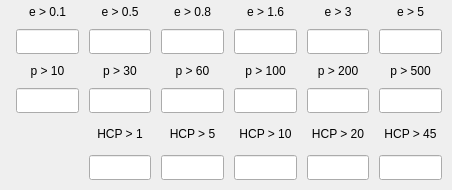
<?xml version="1.0" encoding="UTF-8"?>
<ui version="4.0">
 <class>Form</class>
 <widget class="QWidget" name="Form">
  <property name="geometry">
   <rect>
    <x>0</x>
    <y>0</y>
    <width>452</width>
    <height>190</height>
   </rect>
  </property>
  <property name="sizePolicy">
   <sizepolicy hsizetype="Expanding" vsizetype="Expanding">
    <horstretch>0</horstretch>
    <verstretch>0</verstretch>
   </sizepolicy>
  </property>
  <property name="minimumSize">
   <size>
    <width>430</width>
    <height>190</height>
   </size>
  </property>
  <property name="windowTitle">
   <string>Form</string>
  </property>
  <layout class="QGridLayout" name="gridLayout">
   <property name="topMargin">
    <number>5</number>
   </property>
   <property name="rightMargin">
    <number>5</number>
   </property>
   <property name="bottomMargin">
    <number>5</number>
   </property>
   <property name="horizontalSpacing">
    <number>5</number>
   </property>
   <property name="verticalSpacing">
    <number>0</number>
   </property>
   <item row="0" column="0">
    <layout class="QGridLayout" name="gridLayout_meas" rowstretch="0,0,0,0,0,0" columnstretch="0,0,0,0,0,0">
     <property name="sizeConstraint">
      <enum>QLayout::SetDefaultConstraint</enum>
     </property>
     <property name="leftMargin">
      <number>5</number>
     </property>
     <property name="topMargin">
      <number>0</number>
     </property>
     <property name="rightMargin">
      <number>5</number>
     </property>
     <property name="bottomMargin">
      <number>5</number>
     </property>
     <property name="spacing">
      <number>10</number>
     </property>
     <item row="0" column="5">
      <widget class="QLabel" name="label_7">
       <property name="styleSheet">
        <string notr="true">font: 10pt &quot;MS Shell Dlg 2&quot;;</string>
       </property>
       <property name="text">
        <string>e &gt; 5</string>
       </property>
       <property name="alignment">
        <set>Qt::AlignCenter</set>
       </property>
      </widget>
     </item>
     <item row="3" column="0">
      <widget class="QLineEdit" name="lineEdit_10">
       <property name="minimumSize">
        <size>
         <width>0</width>
         <height>25</height>
        </size>
       </property>
       <property name="styleSheet">
        <string notr="true">font: 10pt &quot;MS Shell Dlg 2&quot;;</string>
       </property>
       <property name="alignment">
        <set>Qt::AlignCenter</set>
       </property>
      </widget>
     </item>
     <item row="2" column="2">
      <widget class="QLabel" name="label_14">
       <property name="styleSheet">
        <string notr="true">font: 10pt &quot;MS Shell Dlg 2&quot;;</string>
       </property>
       <property name="text">
        <string>p &gt; 60</string>
       </property>
       <property name="alignment">
        <set>Qt::AlignCenter</set>
       </property>
      </widget>
     </item>
     <item row="2" column="3">
      <widget class="QLabel" name="label_15">
       <property name="styleSheet">
        <string notr="true">font: 10pt &quot;MS Shell Dlg 2&quot;;</string>
       </property>
       <property name="text">
        <string>p &gt; 100</string>
       </property>
       <property name="alignment">
        <set>Qt::AlignCenter</set>
       </property>
      </widget>
     </item>
     <item row="2" column="1">
      <widget class="QLabel" name="label_8">
       <property name="styleSheet">
        <string notr="true">font: 10pt &quot;MS Shell Dlg 2&quot;;</string>
       </property>
       <property name="text">
        <string>p &gt; 30</string>
       </property>
       <property name="alignment">
        <set>Qt::AlignCenter</set>
       </property>
      </widget>
     </item>
     <item row="2" column="5">
      <widget class="QLabel" name="label_17">
       <property name="styleSheet">
        <string notr="true">font: 10pt &quot;MS Shell Dlg 2&quot;;</string>
       </property>
       <property name="text">
        <string>p &gt; 500</string>
       </property>
       <property name="alignment">
        <set>Qt::AlignCenter</set>
       </property>
      </widget>
     </item>
     <item row="3" column="1">
      <widget class="QLineEdit" name="lineEdit_30">
       <property name="minimumSize">
        <size>
         <width>0</width>
         <height>25</height>
        </size>
       </property>
       <property name="styleSheet">
        <string notr="true">font: 10pt &quot;MS Shell Dlg 2&quot;;</string>
       </property>
       <property name="alignment">
        <set>Qt::AlignCenter</set>
       </property>
      </widget>
     </item>
     <item row="3" column="2">
      <widget class="QLineEdit" name="lineEdit_60">
       <property name="minimumSize">
        <size>
         <width>0</width>
         <height>25</height>
        </size>
       </property>
       <property name="styleSheet">
        <string notr="true">font: 10pt &quot;MS Shell Dlg 2&quot;;</string>
       </property>
       <property name="alignment">
        <set>Qt::AlignCenter</set>
       </property>
      </widget>
     </item>
     <item row="2" column="4">
      <widget class="QLabel" name="label_16">
       <property name="styleSheet">
        <string notr="true">font: 10pt &quot;MS Shell Dlg 2&quot;;</string>
       </property>
       <property name="text">
        <string>p &gt; 200</string>
       </property>
       <property name="alignment">
        <set>Qt::AlignCenter</set>
       </property>
      </widget>
     </item>
     <item row="3" column="3">
      <widget class="QLineEdit" name="lineEdit_100">
       <property name="minimumSize">
        <size>
         <width>0</width>
         <height>25</height>
        </size>
       </property>
       <property name="styleSheet">
        <string notr="true">font: 10pt &quot;MS Shell Dlg 2&quot;;</string>
       </property>
       <property name="alignment">
        <set>Qt::AlignCenter</set>
       </property>
      </widget>
     </item>
     <item row="0" column="4">
      <widget class="QLabel" name="label_6">
       <property name="styleSheet">
        <string notr="true">font: 10pt &quot;MS Shell Dlg 2&quot;;</string>
       </property>
       <property name="text">
        <string>e &gt; 3</string>
       </property>
       <property name="alignment">
        <set>Qt::AlignCenter</set>
       </property>
      </widget>
     </item>
     <item row="1" column="0">
      <widget class="QLineEdit" name="lineEdit_0_1">
       <property name="minimumSize">
        <size>
         <width>0</width>
         <height>25</height>
        </size>
       </property>
       <property name="styleSheet">
        <string notr="true">font: 10pt &quot;MS Shell Dlg 2&quot;;</string>
       </property>
       <property name="text">
        <string/>
       </property>
       <property name="alignment">
        <set>Qt::AlignCenter</set>
       </property>
       <property name="readOnly">
        <bool>true</bool>
       </property>
      </widget>
     </item>
     <item row="0" column="1">
      <widget class="QLabel" name="label_2">
       <property name="styleSheet">
        <string notr="true">font: 10pt &quot;MS Shell Dlg 2&quot;;</string>
       </property>
       <property name="text">
        <string>e &gt; 0.5</string>
       </property>
       <property name="alignment">
        <set>Qt::AlignCenter</set>
       </property>
      </widget>
     </item>
     <item row="4" column="1">
      <widget class="QLabel" name="label_5">
       <property name="styleSheet">
        <string notr="true">font: 10pt &quot;MS Shell Dlg 2&quot;;</string>
       </property>
       <property name="text">
        <string>HCP &gt; 1</string>
       </property>
       <property name="alignment">
        <set>Qt::AlignCenter</set>
       </property>
      </widget>
     </item>
     <item row="3" column="5">
      <widget class="QLineEdit" name="lineEdit_500">
       <property name="minimumSize">
        <size>
         <width>0</width>
         <height>25</height>
        </size>
       </property>
       <property name="styleSheet">
        <string notr="true">font: 10pt &quot;MS Shell Dlg 2&quot;;</string>
       </property>
       <property name="alignment">
        <set>Qt::AlignCenter</set>
       </property>
      </widget>
     </item>
     <item row="3" column="4">
      <widget class="QLineEdit" name="lineEdit_200">
       <property name="minimumSize">
        <size>
         <width>0</width>
         <height>25</height>
        </size>
       </property>
       <property name="styleSheet">
        <string notr="true">font: 10pt &quot;MS Shell Dlg 2&quot;;</string>
       </property>
       <property name="alignment">
        <set>Qt::AlignCenter</set>
       </property>
      </widget>
     </item>
     <item row="1" column="1">
      <widget class="QLineEdit" name="lineEdit_0_5">
       <property name="minimumSize">
        <size>
         <width>0</width>
         <height>25</height>
        </size>
       </property>
       <property name="styleSheet">
        <string notr="true">font: 10pt &quot;MS Shell Dlg 2&quot;;</string>
       </property>
       <property name="alignment">
        <set>Qt::AlignCenter</set>
       </property>
       <property name="readOnly">
        <bool>true</bool>
       </property>
      </widget>
     </item>
     <item row="0" column="3">
      <widget class="QLabel" name="label_4">
       <property name="styleSheet">
        <string notr="true">font: 10pt &quot;MS Shell Dlg 2&quot;;</string>
       </property>
       <property name="text">
        <string>e &gt; 1.6</string>
       </property>
       <property name="alignment">
        <set>Qt::AlignCenter</set>
       </property>
      </widget>
     </item>
     <item row="1" column="2">
      <widget class="QLineEdit" name="lineEdit_0_8">
       <property name="minimumSize">
        <size>
         <width>0</width>
         <height>25</height>
        </size>
       </property>
       <property name="styleSheet">
        <string notr="true">font: 10pt &quot;MS Shell Dlg 2&quot;;</string>
       </property>
       <property name="alignment">
        <set>Qt::AlignCenter</set>
       </property>
       <property name="readOnly">
        <bool>true</bool>
       </property>
      </widget>
     </item>
     <item row="1" column="3">
      <widget class="QLineEdit" name="lineEdit_1_6">
       <property name="minimumSize">
        <size>
         <width>0</width>
         <height>25</height>
        </size>
       </property>
       <property name="styleSheet">
        <string notr="true">font: 10pt &quot;MS Shell Dlg 2&quot;;</string>
       </property>
       <property name="alignment">
        <set>Qt::AlignCenter</set>
       </property>
       <property name="readOnly">
        <bool>true</bool>
       </property>
      </widget>
     </item>
     <item row="4" column="2">
      <widget class="QLabel" name="label_9">
       <property name="styleSheet">
        <string notr="true">font: 10pt &quot;MS Shell Dlg 2&quot;;</string>
       </property>
       <property name="text">
        <string>HCP &gt; 5</string>
       </property>
       <property name="alignment">
        <set>Qt::AlignCenter</set>
       </property>
      </widget>
     </item>
     <item row="0" column="2">
      <widget class="QLabel" name="label_3">
       <property name="styleSheet">
        <string notr="true">font: 10pt &quot;MS Shell Dlg 2&quot;;</string>
       </property>
       <property name="text">
        <string>e &gt; 0.8</string>
       </property>
       <property name="alignment">
        <set>Qt::AlignCenter</set>
       </property>
      </widget>
     </item>
     <item row="1" column="5">
      <widget class="QLineEdit" name="lineEdit_5">
       <property name="minimumSize">
        <size>
         <width>0</width>
         <height>25</height>
        </size>
       </property>
       <property name="styleSheet">
        <string notr="true">font: 10pt &quot;MS Shell Dlg 2&quot;;</string>
       </property>
       <property name="alignment">
        <set>Qt::AlignCenter</set>
       </property>
       <property name="readOnly">
        <bool>true</bool>
       </property>
      </widget>
     </item>
     <item row="1" column="4">
      <widget class="QLineEdit" name="lineEdit_3">
       <property name="minimumSize">
        <size>
         <width>0</width>
         <height>25</height>
        </size>
       </property>
       <property name="styleSheet">
        <string notr="true">font: 10pt &quot;MS Shell Dlg 2&quot;;</string>
       </property>
       <property name="alignment">
        <set>Qt::AlignCenter</set>
       </property>
       <property name="readOnly">
        <bool>true</bool>
       </property>
      </widget>
     </item>
     <item row="4" column="3">
      <widget class="QLabel" name="label_10">
       <property name="sizePolicy">
        <sizepolicy hsizetype="Expanding" vsizetype="Expanding">
         <horstretch>0</horstretch>
         <verstretch>0</verstretch>
        </sizepolicy>
       </property>
       <property name="styleSheet">
        <string notr="true">font: 10pt &quot;MS Shell Dlg 2&quot;;</string>
       </property>
       <property name="text">
        <string>HCP &gt; 10</string>
       </property>
       <property name="alignment">
        <set>Qt::AlignCenter</set>
       </property>
      </widget>
     </item>
     <item row="0" column="0">
      <widget class="QLabel" name="label">
       <property name="styleSheet">
        <string notr="true">font: 10pt &quot;MS Shell Dlg 2&quot;;</string>
       </property>
       <property name="text">
        <string>e &gt; 0.1</string>
       </property>
       <property name="alignment">
        <set>Qt::AlignCenter</set>
       </property>
      </widget>
     </item>
     <item row="2" column="0">
      <widget class="QLabel" name="label_18">
       <property name="styleSheet">
        <string notr="true">font: 10pt &quot;MS Shell Dlg 2&quot;;</string>
       </property>
       <property name="text">
        <string>p &gt; 10</string>
       </property>
       <property name="alignment">
        <set>Qt::AlignCenter</set>
       </property>
      </widget>
     </item>
     <item row="4" column="5">
      <widget class="QLabel" name="label_12">
       <property name="styleSheet">
        <string notr="true">font: 10pt &quot;MS Shell Dlg 2&quot;;</string>
       </property>
       <property name="text">
        <string>HCP &gt; 45</string>
       </property>
       <property name="alignment">
        <set>Qt::AlignCenter</set>
       </property>
      </widget>
     </item>
     <item row="4" column="4">
      <widget class="QLabel" name="label_11">
       <property name="styleSheet">
        <string notr="true">font: 10pt &quot;MS Shell Dlg 2&quot;;</string>
       </property>
       <property name="text">
        <string>HCP &gt; 20</string>
       </property>
       <property name="alignment">
        <set>Qt::AlignCenter</set>
       </property>
      </widget>
     </item>
     <item row="5" column="1">
      <widget class="QLineEdit" name="lineEdit_hcp_1">
       <property name="minimumSize">
        <size>
         <width>0</width>
         <height>25</height>
        </size>
       </property>
      </widget>
     </item>
     <item row="5" column="2">
      <widget class="QLineEdit" name="lineEdit_hcp_5">
       <property name="minimumSize">
        <size>
         <width>0</width>
         <height>25</height>
        </size>
       </property>
      </widget>
     </item>
     <item row="5" column="3">
      <widget class="QLineEdit" name="lineEdit_hcp_10">
       <property name="minimumSize">
        <size>
         <width>0</width>
         <height>25</height>
        </size>
       </property>
      </widget>
     </item>
     <item row="5" column="4">
      <widget class="QLineEdit" name="lineEdit_hcp_20">
       <property name="minimumSize">
        <size>
         <width>0</width>
         <height>25</height>
        </size>
       </property>
      </widget>
     </item>
     <item row="5" column="5">
      <widget class="QLineEdit" name="lineEdit_hcp_45">
       <property name="minimumSize">
        <size>
         <width>0</width>
         <height>25</height>
        </size>
       </property>
      </widget>
     </item>
    </layout>
   </item>
  </layout>
 </widget>
 <resources/>
 <connections/>
</ui>
